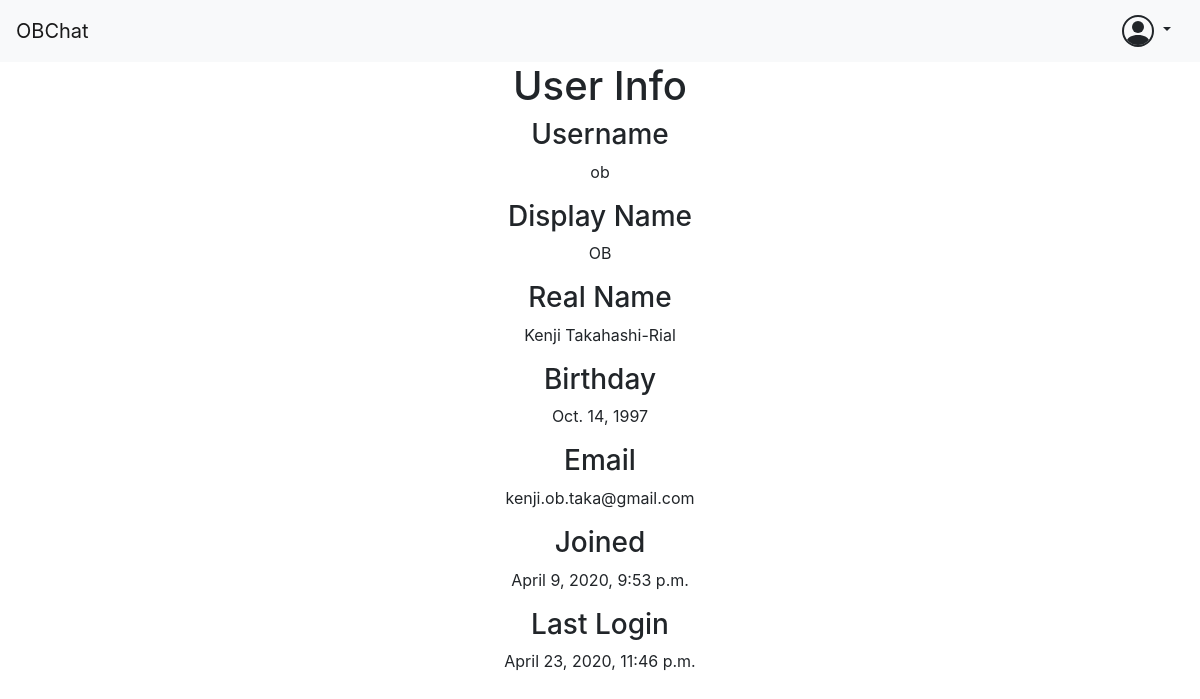
Page /OB/user/ob/ on the earlier database version.
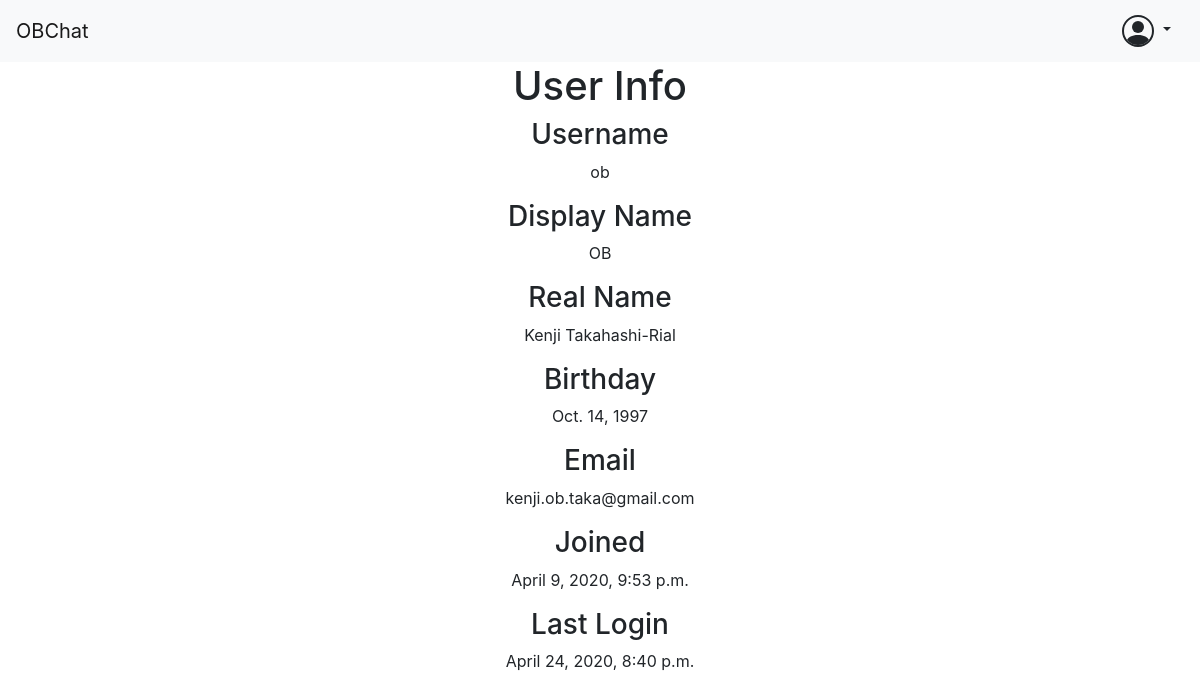
Same page on the later database version.
### OB/models.py (models this page shows, shortened)
class OBUser(AbstractUser):
    display_name = CharField(max_length=DISPLAY_NAME_MAX_LENGTH)
    birthday = DateField(null=True)
    is_anon = BooleanField(default=False)
    is_expelled = BooleanField(default=False)
    is_ob = BooleanField(default=False)

### OB/views/user.py (the view)
# urls.py: url(r"^user/(?P<username>[-\w]+)/$", user, name="OB-user")
def user(request, username):
    if request.method == "GET":
        user_object = try_get(OBUser, username=username)
        if user_object:
            template = "OB/user.html"
            context = {"user": user_object}
        else:
            template = "OB/not_user.html"
            context = {}
        return render(request, template, context)
    if request.method == "POST":
        return None
    return HttpResponse()

### OB/utilities/database.py (called while the page is built)
def try_get(model, **kwargs):
    try:
        return model.objects.get(**kwargs)
    except model.DoesNotExist:
        return None

### OB/templates/OB/user.html (shortened to what this page needs)
{% extends "OB/base.html" %}
{% block body %}
  <div class="row">
    <div class="mx-auto text-center">
      <h1>User Info</h1>
      {% if request.user.username == user.username %}
        <div id="edit-info">
          <h3>Username</h3>
          <p>{{ user.username }}</p>
          <h3>Display Name</h3>
          <p>{% if not user.display_name %} {{ user.username }} {% else %} {{ user.display_name }} {% endif %}</p>
          <h3>Real Name</h3>
          <p>{{ user.first_name }} {{ user.last_name }}</p>
          <h3>Birthday</h3>
          <p>{{ user.birthday }}</p>
          <h3>Email</h3>
          <p>{{ user.email }}</p>
          <h3>Joined</h3>
          <p>{{ user.date_joined }}</p>
          <h3>Last Login</h3>
          <p>{{ user.last_login }}</p>
        </div>
      {% else %}
        <div id="display-info">
          <h3>Username</h3>
          <p>{{ user.username }}</p>
          <h3>Display Name</h3>
          <p>{% if user.display_name is None %} {{ user.username }} {% else %} {{ user.display_name }} {% endif %}</p>
          <h3>Real Name</h3>
          <p>{{ user.first_name }} {{ user.last_name }}</p>
          <h3>Birthday</h3>
          <p>{{ user.birthday }}</p>
          <h3>Email</h3>
          <p>{{ user.email }}</p>
          <h3>Joined</h3>
          <p>{{ user.date_joined }}</p>
          <h3>Last Login</h3>
          <p>{{ user.last_login }}</p>
        </div>
      {% endif %}
    </div>
  </div>
{% endblock %}

### OB/templates/OB/base.html (shortened to what this page needs)
<!doctype html>
<html lang="en">
<head>
  <link rel="stylesheet" href="https://stackpath.bootstrapcdn.com/bootstrap/4.4.1/css/bootstrap.min.css">
</head>
<html>
  <body>
    <nav class="navbar navbar-expand-lg navbar-light bg-light">
      <a class="navbar-brand" href="{% url 'OB:OB-/' %}">OBChat</a>
      <div class="collapse navbar-collapse" id="navbarSupportedContent">
        {% if user.is_authenticated %}
          <div class="dropdown">
            <a class="btn btn-light dropdown-toggle" href="#" role="button" id="authUserDropdown" data-toggle="dropdown" aria-haspopup="true" aria-expanded="false">
            </a>
          </div>
        {% endif %}
      </div>
    </nav>
    <div class="mx-3">
      {% block body %}{% endblock %}
    </div>
  </body>
</html>

Differences in the rows shown:
changed OBUser "ob": last_login "April 23, 2020, 11:46 p.m." → "April 24, 2020, 8:40 p.m."
